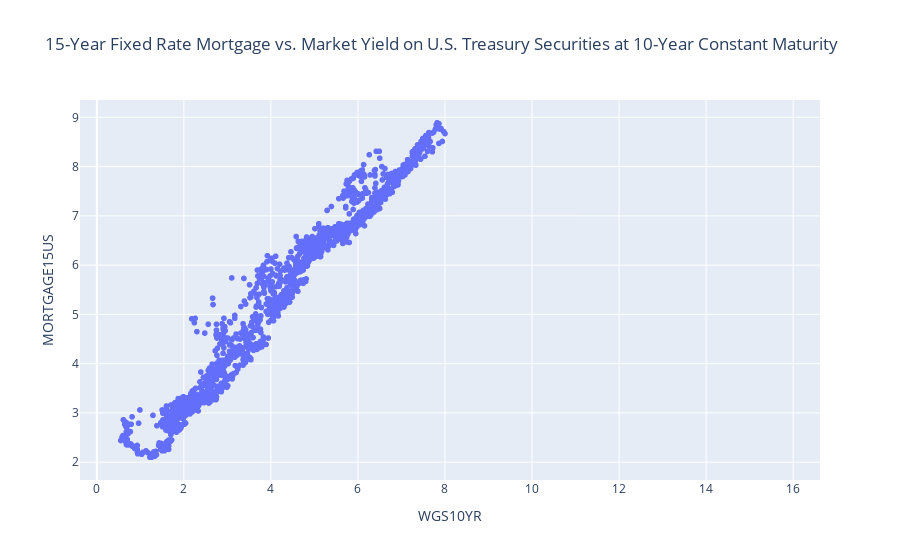

Notebook code for this chart:
### Markdown cell above
### 15-year mortgage vs 10-year treasury rate

### Code cell
fig = px.scatter(
    df,
    x="WGS10YR",
    y="MORTGAGE15US",
    title="15-Year Fixed Rate Mortgage vs. Market Yield on U.S. Treasury Securities at 10-Year Constant Maturity",
    hover_data={"date": True},
)
# fig.layout.yaxis.tickformat = ",.0%"
# fig.layout.xaxis.tickformat = ",.0%"

fig.show()

### Figure 1 — Plotly figure (JSON) as saved in the notebook; plotly's stock layout.template omitted (floating-point values rounded to 4 significant figures; data arrays with more than 128 entries replaced by an {"elided": "..."} marker saying what was removed)
{"data": [{"customdata": {"elided": "3171x1 str values"}, "hovertemplate": "WGS10YR=%{x}<br>MORTGAGE15US=%{y}<br>date=%{customdata[0]}<extra></extra>", "legendgroup": "", "marker": {"color": "#636efa", "symbol": "circle"}, "mode": "markers", "name": "", "showlegend": false, "type": "scattergl", "x": {"elided": "3171 float values"}, "xaxis": "x", "y": {"elided": "3171 float values"}, "yaxis": "y"}], "layout": {"autosize": true, "legend": {"tracegroupgap": 0}, "title": {"text": "15-Year Fixed Rate Mortgage vs. Market Yield on U.S. Treasury Securities at 10-Year Constant Maturity"}, "xaxis": {"anchor": "y", "autorange": true, "domain": [0, 1], "range": [-0.3554, 16.59], "title": {"text": "WGS10YR"}, "type": "linear"}, "yaxis": {"anchor": "x", "autorange": true, "domain": [0, 1], "range": [1.54, 9.45], "title": {"text": "MORTGAGE15US"}, "type": "linear"}}}
